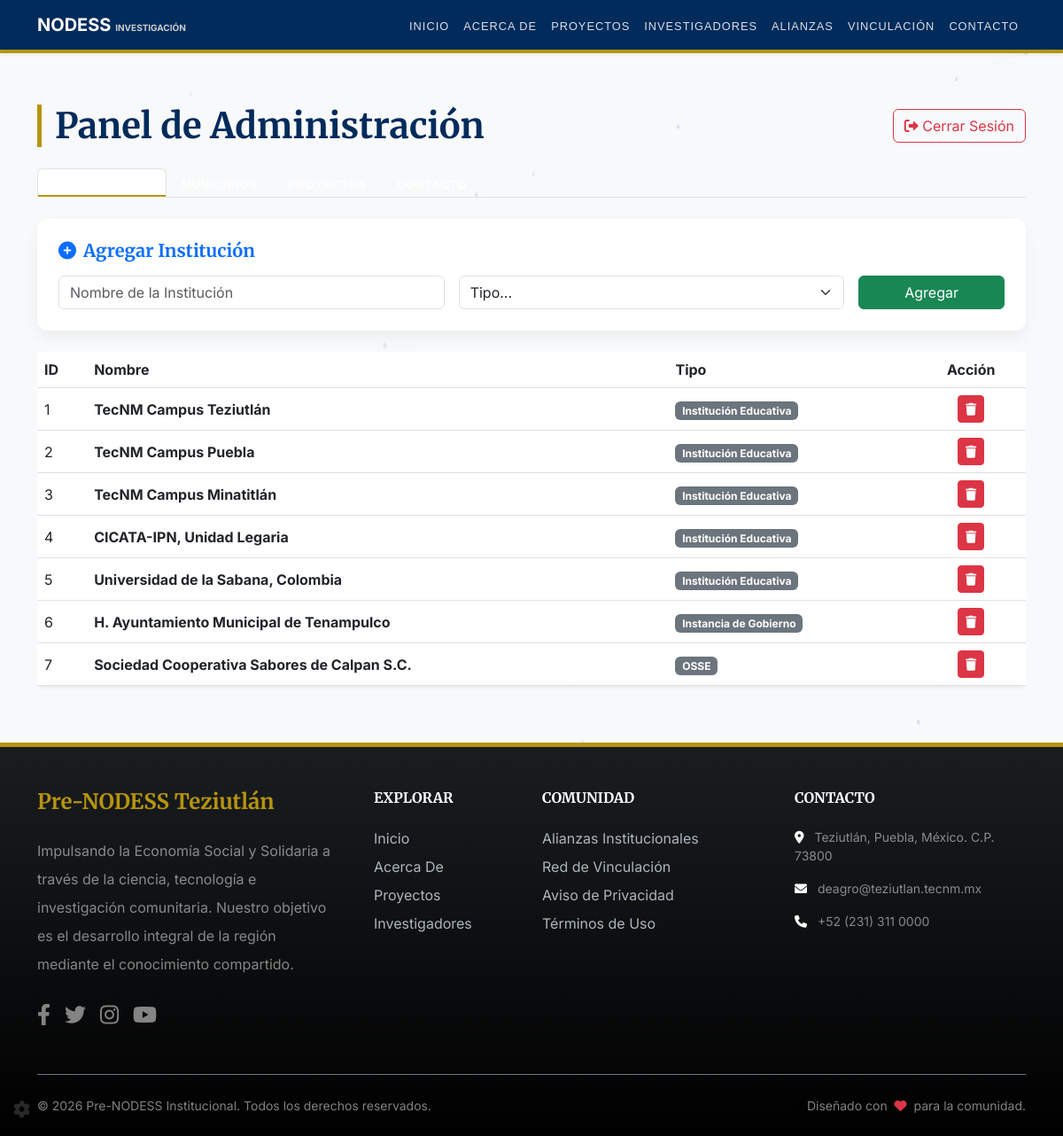
The page /admin (signed in) on the database its author committed.
### database.py (models this page shows)
class Institucion(Base):
    __tablename__ = "instituciones"
    id = Column(Integer, primary_key=True, index=True)
    nombre = Column(String, nullable=False)
    tipo = Column(String)
    logo_url = Column(String, nullable=True) # Para futuras imágenes
    proyectos = relationship("Proyecto", secondary=proyecto_institucion, back_populates="participantes")

### main.py (the view)
@app.get("/admin")
def admin_dashboard(request: Request, user: str = Depends(get_current_user), db: Session = Depends(get_db)):
    return templates.TemplateResponse(request=request, name="admin.html", context={
        "request": request,
        "user": user,
        "instituciones": db.query(Institucion).all(),
        "municipios": db.query(Municipio).all(),
        "proyectos": db.query(Proyecto).all(),
        "contacto": db.query(Contacto).first()
    })

### templates/admin.html (shortened to what this page needs)
{% extends "base.html" %}
{% block content %}
<div class="container py-5">
    <div class="d-flex justify-content-between align-items-center mb-4">
        <h1 class="section-title mb-0">Panel de Administración</h1>
        <a href="/logout" class="btn btn-outline-danger"><i class="fas fa-sign-out-alt"></i> Cerrar Sesión</a>
    </div>
    <ul class="nav nav-tabs mb-4" id="adminTabs" role="tablist">
        <li class="nav-item" role="presentation">
            <button class="nav-link active fw-bold text-dark" id="instituciones-tab" data-bs-toggle="tab" data-bs-target="#instituciones" type="button" role="tab">Instituciones</button>
        </li>
        <li class="nav-item" role="presentation">
            <button class="nav-link fw-bold text-dark" id="municipios-tab" data-bs-toggle="tab" data-bs-target="#municipios" type="button" role="tab">Municipios</button>
        </li>
        <li class="nav-item" role="presentation">
            <button class="nav-link fw-bold text-dark" id="proyectos-tab" data-bs-toggle="tab" data-bs-target="#proyectos" type="button" role="tab">Proyectos</button>
        </li>
        <li class="nav-item" role="presentation">
            <button class="nav-link fw-bold text-dark" id="contacto-tab" data-bs-toggle="tab" data-bs-target="#contacto" type="button" role="tab">Contacto</button>
        </li>
    </ul>
    <div class="tab-content" id="adminTabsContent">
        <div class="tab-pane fade show active" id="instituciones" role="tabpanel">
            <div class="card card-custom p-4 mb-4" style="background: rgba(255, 255, 255, 0.95);">
                <h5 class="fw-bold mb-3 text-primary"><i class="fas fa-plus-circle me-2"></i>Agregar Institución</h5>
                <form action="/admin/add/instituciones" method="POST" class="row g-3">
                    <div class="col-md-5">
                        <input type="text" name="nombre" class="form-control" placeholder="Nombre de la Institución" required>
                    </div>
                    <div class="col-md-5">
                        <select name="tipo" class="form-select" required>
                            <option value="">Tipo...</option>
                        </select>
                    </div>
                    <div class="col-md-2">
                        <button type="submit" class="btn btn-success w-100">Agregar</button>
                    </div>
                </form>
            </div>
            <div class="table-responsive">
                <table class="table table-hover bg-white rounded shadow-sm align-middle">
                    <thead style="background-color: var(--primary-color); color: white;">
                        <tr><th>ID</th><th>Nombre</th><th>Tipo</th><th class="text-center">Acción</th></tr>
                    </thead>
                    <tbody>
                        {% for inst in instituciones %}
                        <tr>
                            <td>{{ inst.id }}</td>
                            <td class="fw-bold">{{ inst.nombre }}</td>
                            <td><span class="badge bg-secondary">{{ inst.tipo }}</span></td>
                            <td class="text-center">
                                <form action="/admin/delete/instituciones/{{ inst.id }}" method="POST" class="d-inline">
                                    <button type="submit" class="btn btn-sm btn-danger"><i class="fas fa-trash"></i></button>
                                </form>
                            </td>
                        </tr>
                        {% endfor %}
                    </tbody>
                </table>
            </div>
        </div>
    </div>
</div>
{% endblock %}

### templates/base.html (style rules this page uses)
:root { --primary-color: #002B5B; --primary-light: #004593; --accent-color: #B59410; --accent-hover: #d2ac12; --bg-light: #f8f9fa; --text-color: #333333; }
body { font-family: 'Inter', sans-serif; background-color: var(--bg-light); color: var(--text-color); padding-top: 70px; display: flex; flex-direction: column; min-height: 100vh; opacity: 0; transition: opacity 0.4s ease; }
body.loaded { opacity: 1; }
.nav-link { color: rgba(255,255,255,0.85) !important; font-family: 'Arial', sans-serif; text-transform: uppercase; font-size: 0.8rem; letter-spacing: 1px; position: relative; padding-bottom: 4px !important; }
.nav-link::after { content: ''; position: absolute; bottom: 0; left: 50%; width: 0; height: 2px; background: var(--accent-color); transition: width 0.3s ease, left 0.3s ease; }
.nav-link:hover::after, .nav-link.active::after { width: 100%; left: 0; }
h1, h2, h3, h4, h5, h6, .brand-font { font-family: 'Merriweather', serif; }
.section-title { border-left: 5px solid var(--accent-color); padding-left: 15px; margin-bottom: 30px; color: var(--primary-color); font-weight: 700; position: relative; overflow: hidden; }
.card-custom { border: none; border-radius: 12px; box-shadow: 0 8px 15px rgba(0,0,0,0.05); transition: transform 0.35s cubic-bezier(0.25,0.8,0.25,1), box-shadow 0.35s cubic-bezier(0.25,0.8,0.25,1); background-color: white; overflow: hidden; position: relative; }
.card-custom::before { content: ''; position: absolute; inset: 0; background: linear-gradient(135deg, transparent 60%, rgba(181,148,16,0.06) 100%); opacity: 0; transition: opacity 0.35s ease; pointer-events: none; }
.btn { transition: transform 0.2s ease, box-shadow 0.2s ease; }
.section-title { animation: borderPulse 3s infinite ease-in-out; }

### rows shown on the page
Institucion: id "1", nombre "TecNM Campus Teziutlán", tipo "Institución Educativa"
Institucion: id "2", nombre "TecNM Campus Puebla", tipo "Institución Educativa"
Institucion: id "3", nombre "TecNM Campus Minatitlán", tipo "Institución Educativa"
Institucion: id "4", nombre "CICATA-IPN, Unidad Legaria", tipo "Institución Educativa"
Institucion: id "5", nombre "Universidad de la Sabana, Colombia", tipo "Institución Educativa"
Institucion: id "6", nombre "H. Ayuntamiento Municipal de Tenampulco", tipo "Instancia de Gobierno"
Institucion: id "7", nombre "Sociedad Cooperativa Sabores de Calpan S.C.", tipo "OSSE"
